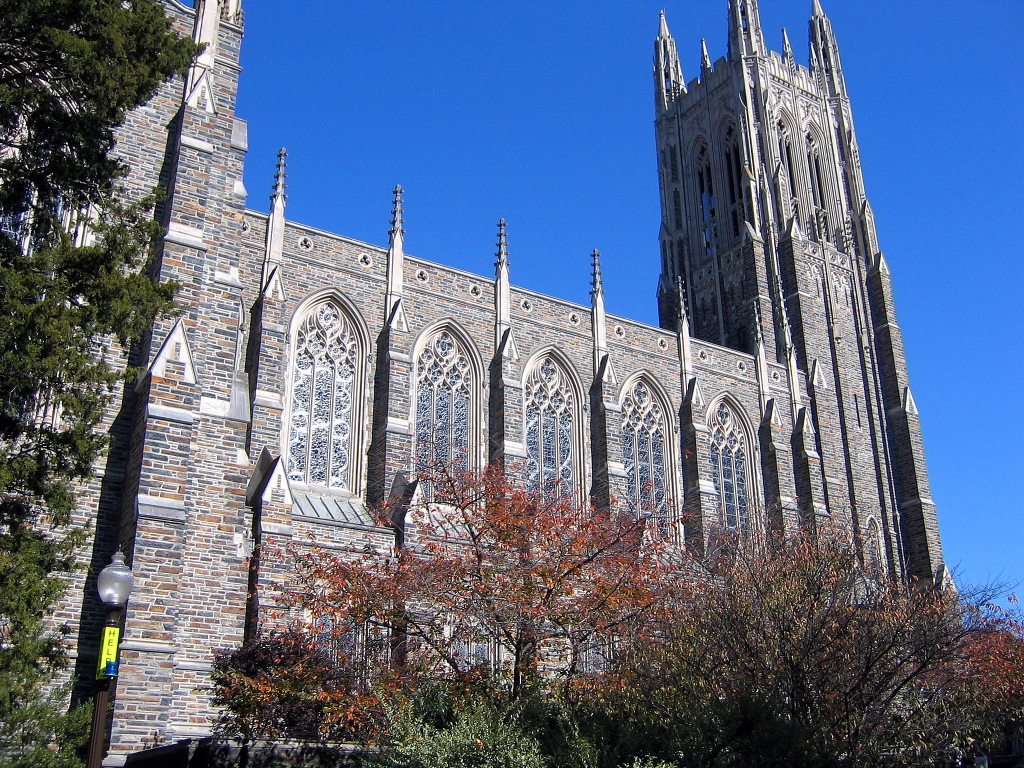
#> input picture Duke_Chapel.png, 2048 x 1536 px (shown at 1/2 size); its folder holds only this picture in this run
$ python -i Stroke_Prediction.py   (imports and definitions only)
#> lines starting #> are read from the running program, lines starting #| are printed output that depends on the picture
from sklearn.linear_model import LogisticRegression
import pandas as pd
import numpy as np
import matplotlib.pyplot as plt
import seaborn as sns
import tkinter as tk
import tkinter.messagebox
import matplotlib
# [1 line not run here, left out]
from PIL import ImageTk,Image
import pandas as pd
import joblib
# [1 line not run here, left out]


# [69 lines left out: function Predict, not called in this run]


#==========================================================

def initial_window():
    """the initial introduction frame"""
    enter = tk.Tk()
    enter.title('Stroke Prediction Tools')
    enter.geometry('1000x1000')
    c = tk.Canvas(enter, width = 1000, height = 1000, bg="white")
    c.pack()
    c.create_text(500,20, text = "Introduction")
    c.create_text(500,120, text="""

    This is a stroke prediction tool, it needs you [bmi, gluco_level, gender, hypertension_status,

    heartdisease_status, marry_status, work_status, resid_status, smoke_status, and age]

    We will not store your personal information, and we only use your personal information to do stroke prediction.

    The accurate rate of this prediction is around 75%, we are not garanted the prediction is true.

    If you would like to quit, please click the upper close button.

    If you would like to use this program, please clict continue button.""")


    btn = tk.Button(enter,text='Continue',fg="black",width=7,compound='center',\
                      bg = "white",command = lambda :original_window(enter))
    btn.pack()
    btn.place(x=500,y=350)

    img1 = Image.open("Duke_Chapel.png")
#> img1 is the input picture: PIL image 2048x1536 RGB; mean R, G, B 93.4, 107.3, 133.5
    realized_img = img1.resize((610,400))
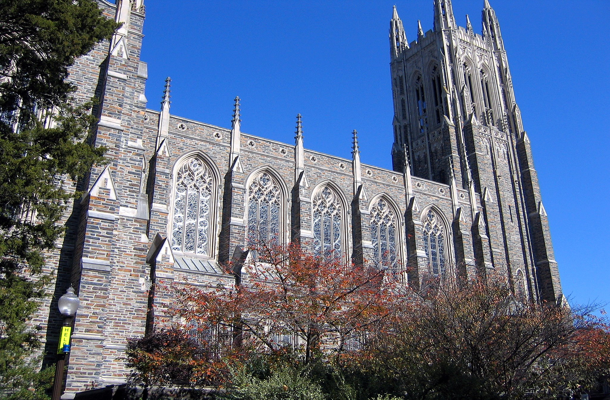
#> realized_img: PIL image 610x400 RGB; mean R, G, B 93.4, 107.3, 133.5
    img = ImageTk.PhotoImage(realized_img)
    c.create_image(520, 400, anchor='n', image=img)
    enter.mainloop()

# [159 lines left out: functions original_window, new_window, not called in this run]
# [1 line not run here, left out]

>>> result = initial_window()
